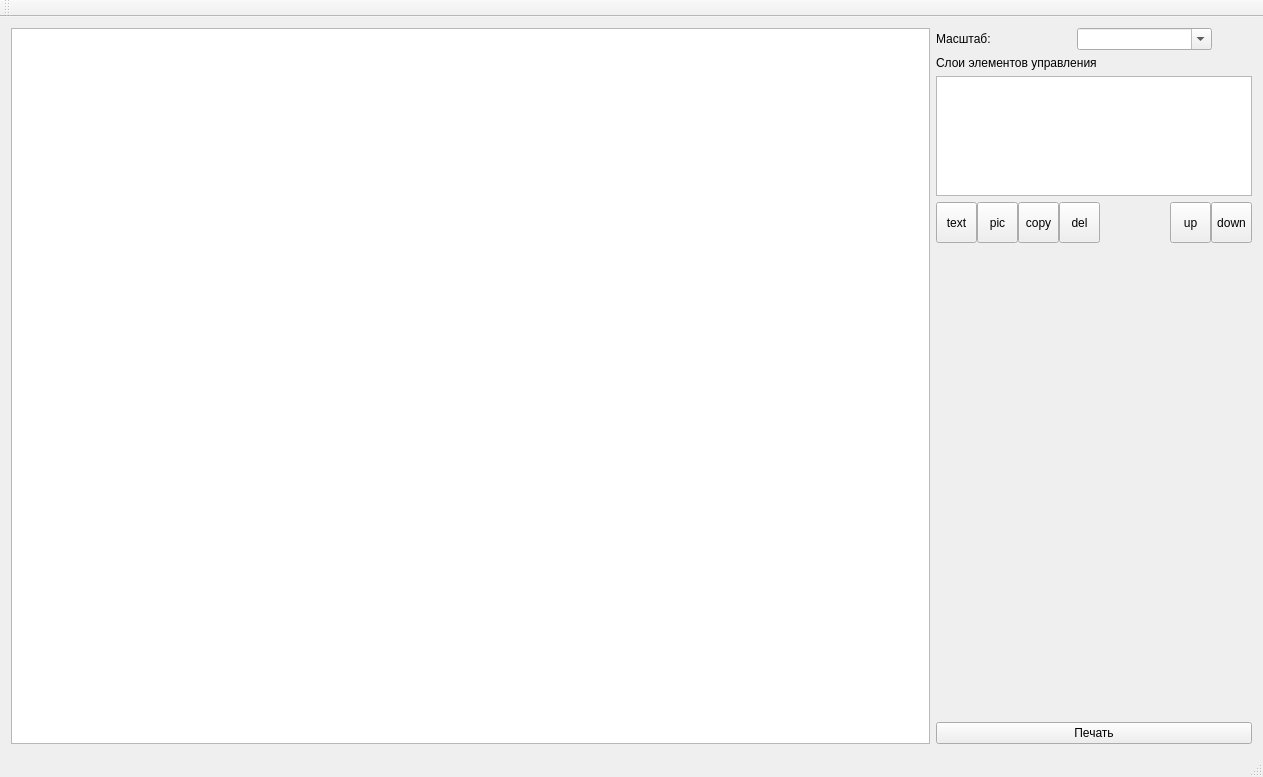
<?xml version="1.0" encoding="UTF-8"?>
<ui version="4.0">
 <class>TitleEditor</class>
 <widget class="QMainWindow" name="TitleEditor">
  <property name="geometry">
   <rect>
    <x>0</x>
    <y>0</y>
    <width>1263</width>
    <height>777</height>
   </rect>
  </property>
  <property name="windowTitle">
   <string>TitleEditor</string>
  </property>
  <widget class="QWidget" name="centralWidget">
   <layout class="QVBoxLayout" name="verticalLayout_2">
    <item>
     <layout class="QHBoxLayout" name="horizontalLayout_4">
      <item>
       <widget class="QGraphicsView" name="graphicsView"/>
      </item>
      <item>
       <layout class="QVBoxLayout" name="verticalLayout">
        <item>
         <layout class="QHBoxLayout" name="horizontalLayout_2">
          <item>
           <widget class="QLabel" name="label_5">
            <property name="text">
             <string>Масштаб:</string>
            </property>
           </widget>
          </item>
          <item>
           <widget class="QComboBox" name="comboBox_scale">
            <property name="editable">
             <bool>true</bool>
            </property>
           </widget>
          </item>
          <item>
           <spacer name="horizontalSpacer_2">
            <property name="orientation">
             <enum>Qt::Horizontal</enum>
            </property>
            <property name="sizeType">
             <enum>QSizePolicy::Fixed</enum>
            </property>
            <property name="sizeHint" stdset="0">
             <size>
              <width>40</width>
              <height>20</height>
             </size>
            </property>
           </spacer>
          </item>
         </layout>
        </item>
        <item>
         <widget class="QLabel" name="label__elements">
          <property name="text">
           <string>Слои элементов управления</string>
          </property>
         </widget>
        </item>
        <item>
         <widget class="QListWidget" name="listWidget">
          <property name="sizePolicy">
           <sizepolicy hsizetype="Minimum" vsizetype="Minimum">
            <horstretch>0</horstretch>
            <verstretch>0</verstretch>
           </sizepolicy>
          </property>
          <property name="minimumSize">
           <size>
            <width>300</width>
            <height>120</height>
           </size>
          </property>
          <property name="maximumSize">
           <size>
            <width>16777215</width>
            <height>120</height>
           </size>
          </property>
         </widget>
        </item>
        <item>
         <layout class="QHBoxLayout" name="horizontalLayout">
          <property name="spacing">
           <number>0</number>
          </property>
          <item>
           <widget class="QToolButton" name="toolButton_addtext">
            <property name="minimumSize">
             <size>
              <width>41</width>
              <height>41</height>
             </size>
            </property>
            <property name="maximumSize">
             <size>
              <width>41</width>
              <height>41</height>
             </size>
            </property>
            <property name="toolTip">
             <string>Добавить текст</string>
            </property>
            <property name="text">
             <string>text</string>
            </property>
            <property name="icon">
             <iconset resource="resourses.qrc">
              <normaloff>:/resourses/add_text.png</normaloff>:/resourses/add_text.png</iconset>
            </property>
            <property name="iconSize">
             <size>
              <width>20</width>
              <height>20</height>
             </size>
            </property>
           </widget>
          </item>
          <item>
           <widget class="QToolButton" name="toolButton_addpix">
            <property name="minimumSize">
             <size>
              <width>41</width>
              <height>41</height>
             </size>
            </property>
            <property name="maximumSize">
             <size>
              <width>41</width>
              <height>41</height>
             </size>
            </property>
            <property name="toolTip">
             <string>Добавить изображение</string>
            </property>
            <property name="text">
             <string>pic</string>
            </property>
            <property name="icon">
             <iconset resource="resourses.qrc">
              <normaloff>:/resourses/picture.png</normaloff>:/resourses/picture.png</iconset>
            </property>
            <property name="iconSize">
             <size>
              <width>20</width>
              <height>20</height>
             </size>
            </property>
           </widget>
          </item>
          <item>
           <widget class="QToolButton" name="toolButton_copy">
            <property name="minimumSize">
             <size>
              <width>41</width>
              <height>41</height>
             </size>
            </property>
            <property name="maximumSize">
             <size>
              <width>41</width>
              <height>41</height>
             </size>
            </property>
            <property name="toolTip">
             <string>Копировать выделенный элемент</string>
            </property>
            <property name="text">
             <string>copy</string>
            </property>
            <property name="icon">
             <iconset resource="resourses.qrc">
              <normaloff>:/resourses/copy.png</normaloff>:/resourses/copy.png</iconset>
            </property>
           </widget>
          </item>
          <item>
           <widget class="QToolButton" name="toolButton_delete">
            <property name="minimumSize">
             <size>
              <width>41</width>
              <height>41</height>
             </size>
            </property>
            <property name="maximumSize">
             <size>
              <width>41</width>
              <height>41</height>
             </size>
            </property>
            <property name="toolTip">
             <string>Удалить выделенный элемент</string>
            </property>
            <property name="text">
             <string>del</string>
            </property>
            <property name="icon">
             <iconset resource="resourses.qrc">
              <normaloff>:/resourses/delete.png</normaloff>:/resourses/delete.png</iconset>
            </property>
           </widget>
          </item>
          <item>
           <spacer name="horizontalSpacer">
            <property name="orientation">
             <enum>Qt::Horizontal</enum>
            </property>
            <property name="sizeType">
             <enum>QSizePolicy::Minimum</enum>
            </property>
            <property name="sizeHint" stdset="0">
             <size>
              <width>70</width>
              <height>20</height>
             </size>
            </property>
           </spacer>
          </item>
          <item>
           <widget class="QToolButton" name="toolButton_layup">
            <property name="minimumSize">
             <size>
              <width>41</width>
              <height>41</height>
             </size>
            </property>
            <property name="maximumSize">
             <size>
              <width>41</width>
              <height>41</height>
             </size>
            </property>
            <property name="toolTip">
             <string>Переместить выделенный слой вверх</string>
            </property>
            <property name="text">
             <string>up</string>
            </property>
            <property name="icon">
             <iconset resource="resourses.qrc">
              <normaloff>:/resourses/up.png</normaloff>:/resourses/up.png</iconset>
            </property>
            <property name="iconSize">
             <size>
              <width>20</width>
              <height>20</height>
             </size>
            </property>
           </widget>
          </item>
          <item>
           <widget class="QToolButton" name="toolButton_laydown">
            <property name="minimumSize">
             <size>
              <width>41</width>
              <height>41</height>
             </size>
            </property>
            <property name="maximumSize">
             <size>
              <width>41</width>
              <height>41</height>
             </size>
            </property>
            <property name="toolTip">
             <string>Переместить выделенный слой вниз</string>
            </property>
            <property name="text">
             <string>down</string>
            </property>
            <property name="icon">
             <iconset resource="resourses.qrc">
              <normaloff>:/resourses/down.png</normaloff>:/resourses/down.png</iconset>
            </property>
            <property name="iconSize">
             <size>
              <width>20</width>
              <height>20</height>
             </size>
            </property>
           </widget>
          </item>
         </layout>
        </item>
        <item>
         <widget class="QStackedWidget" name="stackedWidget">
          <property name="sizePolicy">
           <sizepolicy hsizetype="Fixed" vsizetype="Expanding">
            <horstretch>0</horstretch>
            <verstretch>0</verstretch>
           </sizepolicy>
          </property>
          <property name="minimumSize">
           <size>
            <width>310</width>
            <height>0</height>
           </size>
          </property>
          <property name="frameShape">
           <enum>QFrame::NoFrame</enum>
          </property>
          <property name="currentIndex">
           <number>0</number>
          </property>
          <widget class="QWidget" name="page"/>
          <widget class="QWidget" name="page_2">
           <layout class="QVBoxLayout" name="verticalLayout_3">
            <item>
             <widget class="QWidget" name="text_menu" native="true">
              <property name="sizePolicy">
               <sizepolicy hsizetype="Preferred" vsizetype="Fixed">
                <horstretch>0</horstretch>
                <verstretch>0</verstretch>
               </sizepolicy>
              </property>
              <layout class="QFormLayout" name="formLayout">
               <property name="fieldGrowthPolicy">
                <enum>QFormLayout::AllNonFixedFieldsGrow</enum>
               </property>
               <property name="rowWrapPolicy">
                <enum>QFormLayout::DontWrapRows</enum>
               </property>
               <item row="0" column="0" colspan="2">
                <layout class="QGridLayout" name="gridLayout_3">
                 <property name="verticalSpacing">
                  <number>20</number>
                 </property>
                 <item row="0" column="2" colspan="2">
                  <layout class="QHBoxLayout" name="horizontalLayout_6">
                   <property name="spacing">
                    <number>0</number>
                   </property>
                   <item>
                    <widget class="QToolButton" name="toolButton_bold">
                     <property name="minimumSize">
                      <size>
                       <width>31</width>
                       <height>31</height>
                      </size>
                     </property>
                     <property name="maximumSize">
                      <size>
                       <width>31</width>
                       <height>31</height>
                      </size>
                     </property>
                     <property name="text">
                      <string>B</string>
                     </property>
                     <property name="icon">
                      <iconset resource="resourses.qrc">
                       <normaloff>:/resourses/bold.png</normaloff>:/resourses/bold.png</iconset>
                     </property>
                     <property name="checkable">
                      <bool>true</bool>
                     </property>
                    </widget>
                   </item>
                   <item>
                    <widget class="QToolButton" name="toolButton_italic">
                     <property name="minimumSize">
                      <size>
                       <width>31</width>
                       <height>31</height>
                      </size>
                     </property>
                     <property name="maximumSize">
                      <size>
                       <width>31</width>
                       <height>31</height>
                      </size>
                     </property>
                     <property name="text">
                      <string>I</string>
                     </property>
                     <property name="icon">
                      <iconset resource="resourses.qrc">
                       <normaloff>:/resourses/italic.png</normaloff>:/resourses/italic.png</iconset>
                     </property>
                     <property name="checkable">
                      <bool>true</bool>
                     </property>
                    </widget>
                   </item>
                   <item>
                    <widget class="QToolButton" name="toolButton_underlined">
                     <property name="minimumSize">
                      <size>
                       <width>31</width>
                       <height>31</height>
                      </size>
                     </property>
                     <property name="maximumSize">
                      <size>
                       <width>31</width>
                       <height>31</height>
                      </size>
                     </property>
                     <property name="text">
                      <string>U</string>
                     </property>
                     <property name="icon">
                      <iconset resource="resourses.qrc">
                       <normaloff>:/resourses/underline.png</normaloff>:/resourses/underline.png</iconset>
                     </property>
                     <property name="checkable">
                      <bool>true</bool>
                     </property>
                    </widget>
                   </item>
                  </layout>
                 </item>
                 <item row="1" column="0">
                  <widget class="QLabel" name="label_2">
                   <property name="maximumSize">
                    <size>
                     <width>70</width>
                     <height>16777215</height>
                    </size>
                   </property>
                   <property name="text">
                    <string>Размер:</string>
                   </property>
                  </widget>
                 </item>
                 <item row="1" column="1">
                  <widget class="QSpinBox" name="spinBox"/>
                 </item>
                 <item row="0" column="0">
                  <widget class="QLabel" name="label">
                   <property name="text">
                    <string>Шрифт:</string>
                   </property>
                  </widget>
                 </item>
                 <item row="1" column="2">
                  <widget class="QLabel" name="label_3">
                   <property name="text">
                    <string>Цвет:</string>
                   </property>
                   <property name="alignment">
                    <set>Qt::AlignCenter</set>
                   </property>
                  </widget>
                 </item>
                 <item row="0" column="1">
                  <widget class="QFontComboBox" name="fontComboBox">
                   <property name="maximumSize">
                    <size>
                     <width>100</width>
                     <height>16777215</height>
                    </size>
                   </property>
                  </widget>
                 </item>
                 <item row="1" column="3">
                  <widget class="QToolButton" name="toolButton_color">
                   <property name="minimumSize">
                    <size>
                     <width>25</width>
                     <height>25</height>
                    </size>
                   </property>
                   <property name="maximumSize">
                    <size>
                     <width>25</width>
                     <height>25</height>
                    </size>
                   </property>
                   <property name="text">
                    <string/>
                   </property>
                   <property name="iconSize">
                    <size>
                     <width>25</width>
                     <height>25</height>
                    </size>
                   </property>
                  </widget>
                 </item>
                </layout>
               </item>
               <item row="1" column="0">
                <widget class="QLabel" name="label_4">
                 <property name="text">
                  <string>Выравнивание:</string>
                 </property>
                </widget>
               </item>
               <item row="1" column="1">
                <layout class="QGridLayout" name="gridLayout_2">
                 <property name="spacing">
                  <number>0</number>
                 </property>
                 <item row="0" column="4">
                  <spacer name="horizontalSpacer_3">
                   <property name="orientation">
                    <enum>Qt::Horizontal</enum>
                   </property>
                   <property name="sizeHint" stdset="0">
                    <size>
                     <width>40</width>
                     <height>20</height>
                    </size>
                   </property>
                  </spacer>
                 </item>
                 <item row="0" column="0">
                  <widget class="QToolButton" name="toolButton_A_left_up">
                   <property name="sizePolicy">
                    <sizepolicy hsizetype="Fixed" vsizetype="Fixed">
                     <horstretch>31</horstretch>
                     <verstretch>31</verstretch>
                    </sizepolicy>
                   </property>
                   <property name="minimumSize">
                    <size>
                     <width>31</width>
                     <height>31</height>
                    </size>
                   </property>
                   <property name="text">
                    <string>...</string>
                   </property>
                   <property name="icon">
                    <iconset resource="resourses.qrc">
                     <normaloff>:/resourses/align_left.png</normaloff>:/resourses/align_left.png</iconset>
                   </property>
                   <property name="iconSize">
                    <size>
                     <width>20</width>
                     <height>20</height>
                    </size>
                   </property>
                   <property name="checkable">
                    <bool>true</bool>
                   </property>
                  </widget>
                 </item>
                 <item row="0" column="2">
                  <widget class="QToolButton" name="toolButton_A_right_up">
                   <property name="sizePolicy">
                    <sizepolicy hsizetype="Fixed" vsizetype="Fixed">
                     <horstretch>31</horstretch>
                     <verstretch>31</verstretch>
                    </sizepolicy>
                   </property>
                   <property name="minimumSize">
                    <size>
                     <width>31</width>
                     <height>31</height>
                    </size>
                   </property>
                   <property name="text">
                    <string>...</string>
                   </property>
                   <property name="icon">
                    <iconset resource="resourses.qrc">
                     <normaloff>:/resourses/align_right.png</normaloff>:/resourses/align_right.png</iconset>
                   </property>
                   <property name="iconSize">
                    <size>
                     <width>20</width>
                     <height>20</height>
                    </size>
                   </property>
                   <property name="checkable">
                    <bool>true</bool>
                   </property>
                  </widget>
                 </item>
                 <item row="0" column="1">
                  <widget class="QToolButton" name="toolButton_A_center_up">
                   <property name="sizePolicy">
                    <sizepolicy hsizetype="Fixed" vsizetype="Fixed">
                     <horstretch>31</horstretch>
                     <verstretch>31</verstretch>
                    </sizepolicy>
                   </property>
                   <property name="minimumSize">
                    <size>
                     <width>31</width>
                     <height>31</height>
                    </size>
                   </property>
                   <property name="text">
                    <string>...</string>
                   </property>
                   <property name="icon">
                    <iconset resource="resourses.qrc">
                     <normaloff>:/resourses/align_center.png</normaloff>:/resourses/align_center.png</iconset>
                   </property>
                   <property name="iconSize">
                    <size>
                     <width>20</width>
                     <height>20</height>
                    </size>
                   </property>
                   <property name="checkable">
                    <bool>true</bool>
                   </property>
                  </widget>
                 </item>
                 <item row="0" column="3">
                  <widget class="QToolButton" name="toolButton_A_justify">
                   <property name="sizePolicy">
                    <sizepolicy hsizetype="Fixed" vsizetype="Fixed">
                     <horstretch>31</horstretch>
                     <verstretch>31</verstretch>
                    </sizepolicy>
                   </property>
                   <property name="minimumSize">
                    <size>
                     <width>31</width>
                     <height>31</height>
                    </size>
                   </property>
                   <property name="text">
                    <string>...</string>
                   </property>
                   <property name="icon">
                    <iconset resource="resourses.qrc">
                     <normaloff>:/resourses/align_justify.png</normaloff>:/resourses/align_justify.png</iconset>
                   </property>
                   <property name="iconSize">
                    <size>
                     <width>20</width>
                     <height>20</height>
                    </size>
                   </property>
                   <property name="checkable">
                    <bool>true</bool>
                   </property>
                  </widget>
                 </item>
                </layout>
               </item>
               <item row="2" column="0">
                <widget class="QLabel" name="label_6">
                 <property name="text">
                  <string>Содержимое:</string>
                 </property>
                </widget>
               </item>
              </layout>
             </widget>
            </item>
            <item>
             <widget class="QTextEdit" name="textEdit_text"/>
            </item>
           </layout>
          </widget>
          <widget class="QWidget" name="page_3">
           <widget class="QLabel" name="label_7">
            <property name="geometry">
             <rect>
              <x>20</x>
              <y>30</y>
              <width>61</width>
              <height>21</height>
             </rect>
            </property>
            <property name="text">
             <string>Имя файла:</string>
            </property>
           </widget>
           <widget class="QLineEdit" name="lineEdit_PicPath">
            <property name="geometry">
             <rect>
              <x>10</x>
              <y>60</y>
              <width>231</width>
              <height>20</height>
             </rect>
            </property>
           </widget>
           <widget class="QToolButton" name="toolButton_PicPath">
            <property name="geometry">
             <rect>
              <x>280</x>
              <y>60</y>
              <width>25</width>
              <height>19</height>
             </rect>
            </property>
            <property name="text">
             <string>...</string>
            </property>
           </widget>
           <widget class="QToolButton" name="toolButton_pathAccepted">
            <property name="geometry">
             <rect>
              <x>250</x>
              <y>60</y>
              <width>25</width>
              <height>19</height>
             </rect>
            </property>
            <property name="text">
             <string>...</string>
            </property>
            <property name="icon">
             <iconset resource="resourses.qrc">
              <normaloff>:/resourses/enter.png</normaloff>:/resourses/enter.png</iconset>
            </property>
           </widget>
           <widget class="QCheckBox" name="checkBox_proportions">
            <property name="geometry">
             <rect>
              <x>30</x>
              <y>90</y>
              <width>151</width>
              <height>21</height>
             </rect>
            </property>
            <property name="text">
             <string>Сохранять пропорции</string>
            </property>
           </widget>
          </widget>
         </widget>
        </item>
        <item>
         <layout class="QGridLayout" name="gridLayout">
          <item row="0" column="0">
           <widget class="QPushButton" name="pushButton_save">
            <property name="text">
             <string>Печать</string>
            </property>
           </widget>
          </item>
         </layout>
        </item>
       </layout>
      </item>
     </layout>
    </item>
   </layout>
  </widget>
  <widget class="QMenuBar" name="menuBar">
   <property name="geometry">
    <rect>
     <x>0</x>
     <y>0</y>
     <width>1263</width>
     <height>21</height>
    </rect>
   </property>
  </widget>
  <widget class="QToolBar" name="mainToolBar">
   <attribute name="toolBarArea">
    <enum>TopToolBarArea</enum>
   </attribute>
   <attribute name="toolBarBreak">
    <bool>false</bool>
   </attribute>
  </widget>
  <widget class="QStatusBar" name="statusBar"/>
 </widget>
 <layoutdefault spacing="6" margin="11"/>
 <resources>
  <include location="resourses.qrc"/>
 </resources>
 <connections/>
</ui>
